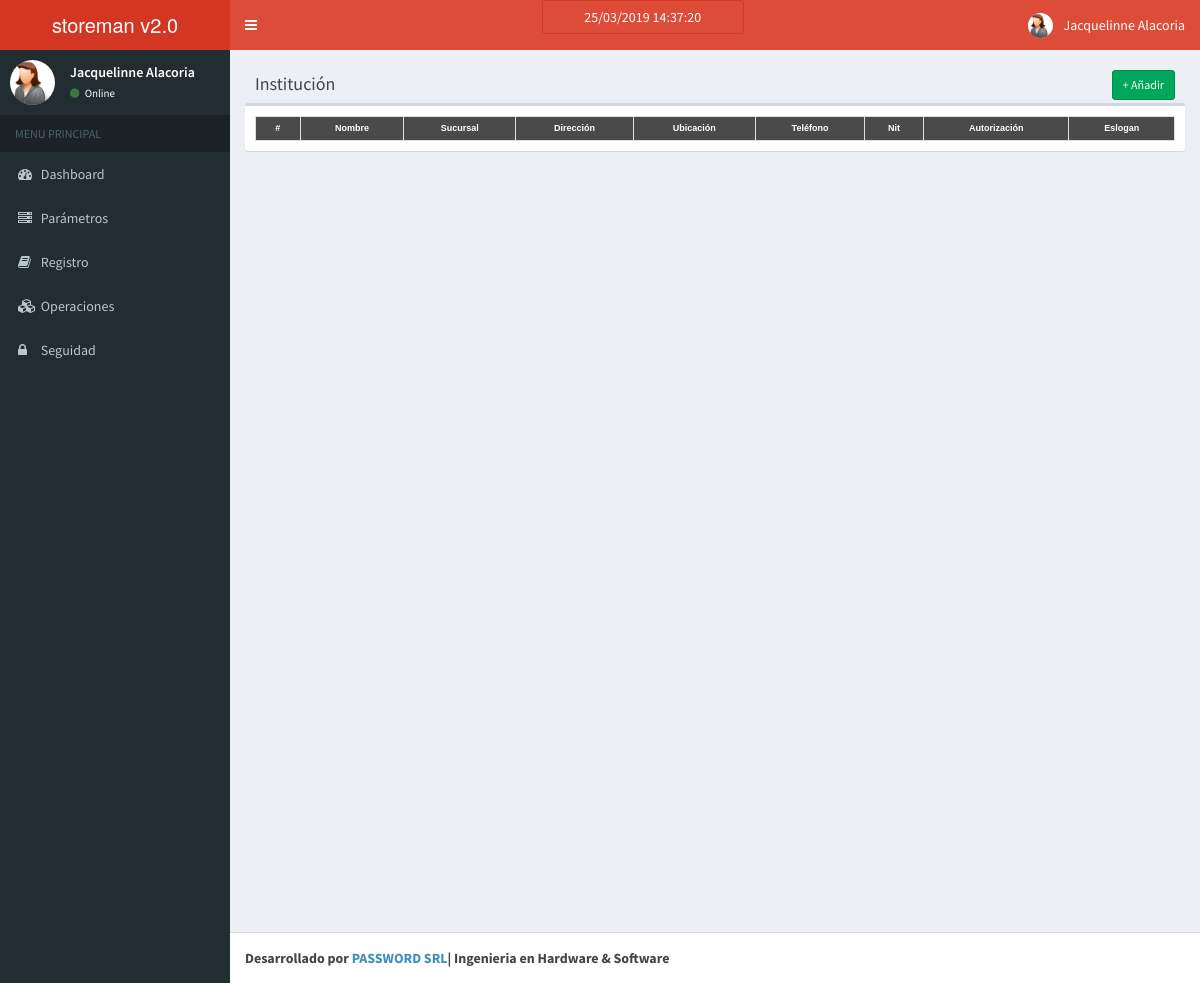
/index.php/institucion, run on an earlier commit of the app's database.
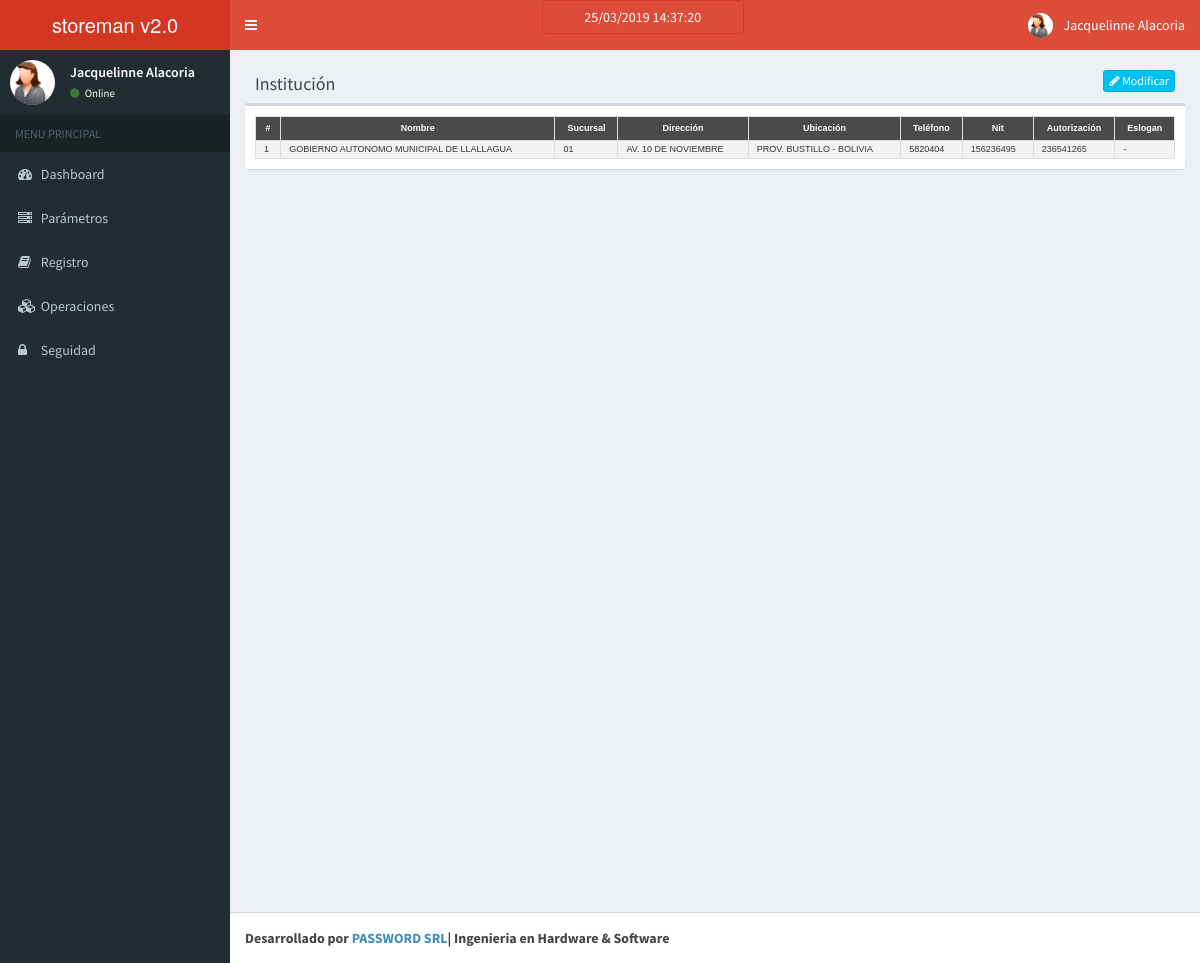
And on a later commit of the database.
### tables this page shows
CREATE TABLE `institucion` (
  `institucion_id` int(11) NOT NULL AUTO_INCREMENT,
  `institucion_nombre` varchar(150) DEFAULT NULL,
  `institucion_sucursal` varchar(250) DEFAULT NULL,
  `institucion_direccion` varchar(250) DEFAULT NULL,
  `institucion_ubicacion` varchar(250) DEFAULT NULL,
  `institucion_telef` varchar(30) DEFAULT NULL,
  `institucion_nit` varchar(30) DEFAULT NULL,
  `institucion_autorizacion` varchar(30) DEFAULT NULL,
  `institucion_eslogan` varchar(250) DEFAULT NULL,
  `institucion_logo` varchar(250) DEFAULT NULL,
  PRIMARY KEY (`institucion_id`),
  UNIQUE KEY `institucion_id` (`institucion_id`)
);

### application/controllers/Institucion.php (called while the page is built, shortened)
<?php
class Institucion extends CI_Controller{
    function __construct()
    {
        $this->load->model('Institucion_model');
    }
    function index()
    {
        $rescount = $this->Institucion_model->get_all_institucion_count();
        if($rescount >0){
            $data['newinst'] = 1;
        }else{ $data['newinst'] = 0; }
        $data['institucion'] = $this->Institucion_model->get_all_institucion();
        $data['_view'] = 'institucion/index';
        $this->load->view('layouts/main',$data);
    }
}

### index.php (called while the page is built, shortened)
<?php
require_once BASEPATH.'core/CodeIgniter.php';

### application/models/Institucion_model.php (called while the page is built, shortened)
<?php
class Institucion_model extends CI_Model
{
    function get_all_institucion()
    {
        $institucion = $this->db->query("
            SELECT
                *
            FROM
                `institucion`
            WHERE
                1 = 1
            ORDER BY `institucion_id`
        ")->result_array();
        return $institucion;
    }
}

### application/views/institucion/index.php (the view)
<link href="<?php echo base_url('resources/css/mitabla.css'); ?>" rel="stylesheet">
<div class="box-header">
    <h3 class="box-title">Institución</h3>
    <div class="box-tools">
        <?php
        if($newinst == 0){
        ?>
            <a href="<?php echo site_url('institucion/add'); ?>" class="btn btn-success btn-sm">+ Añadir</a>
        <?php } ?>
        <?php
        if($newinst == 1){
        ?>
            <a href="<?php echo site_url('institucion/edit/'.$institucion[0]['institucion_id']); ?>" class="btn btn-info btn-xs"><span class="fa fa-pencil"></span> Modificar</a>
        <?php } ?>
    </div>
</div>
<div class="row">
    <div class="col-md-12">
        <div class="box">
            <div class="box-body">
                <table class="table table-striped" id="mitabla">
                    <tr>
                        <th>#</th>
                        <th>Nombre</th>
                        <th>Sucursal</th>
                        <th>Dirección</th>
                        <th>Ubicación</th>
                        <th>Teléfono</th>
                        <th>Nit</th>
                        <th>Autorización</th>
                        <th>Eslogan</th>
                    </tr>
                    <?php
                        $i = 0;
                        foreach($institucion as $in){ ?>
                    <tr>
                        <td><?php echo $i+1; ?></td>
                        <td><?php echo $in['institucion_nombre']; ?></td>
                        <td><?php echo $in['institucion_sucursal']; ?></td>
                        <td><?php echo $in['institucion_direccion']; ?></td>
                        <td><?php echo $in['institucion_ubicacion']; ?></td>
                        <td><?php echo $in['institucion_telef']; ?></td>
                        <td><?php echo $in['institucion_nit']; ?></td>
                        <td><?php echo $in['institucion_autorizacion']; ?></td>
                        <td><?php echo $in['institucion_eslogan']; ?></td>
                    </tr>
                    <?php $i++; } ?>
                </table>
            </div>
        </div>
    </div>
</div>

What changed in the data, as far as the page shows it:
added institucion: institucion_nombre "GOBIERNO AUTONOMO MUNICIPAL DE LLALLAGUA", institucion_sucursal "01", institucion_direccion "AV. 10 DE NOVIEMBRE", institucion_ubicacion "PROV. BUSTILLO - BOLIVIA", institucion_telef "5820404", institucion_nit "156236495", institucion_autorizacion "236541265", institucion_eslogan "-"
Also different on the page:
text no longer shown: "+ Añadir"
text now shown: "Modificar"
